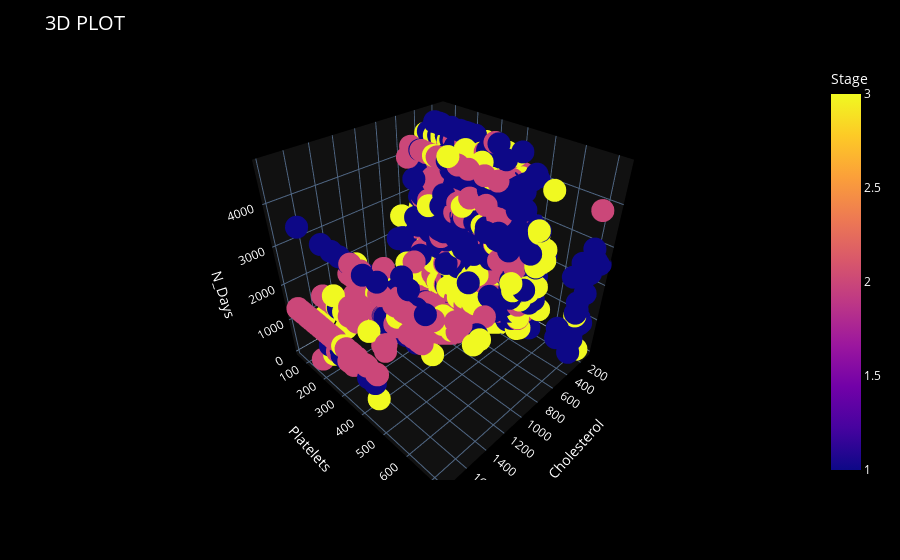

Notebook source saved alongside this figure:
### Code cell
import plotly.express as px

# Create a 3D scatter plot with a black background
ax = px.scatter_3d(
    ds,
    x="Cholesterol",
    y="Platelets",
    z="N_Days",
    template="plotly_dark",  # Use dark template
    color="Stage"
)

# Update the layout for a black background
ax.update_layout(
    title='3D PLOT',
    title_font=dict(size=20, color='white'),
    plot_bgcolor='black',  # Background color of the plot
    paper_bgcolor='black',  # Background color of the entire figure
    font=dict(color='white'),  # Change font color to white
    
)

# Show the plot
ax.show()

### Figure 1 — Plotly figure (JSON) as saved in the notebook; plotly's stock layout.template omitted (floating-point values rounded to 4 significant figures; data arrays with more than 128 entries replaced by an {"elided": "..."} marker saying what was removed)
{"data": [{"hovertemplate": "Cholesterol=%{x}<br>Platelets=%{y}<br>N_Days=%{z}<br>Stage=%{marker.color}<extra></extra>", "legendgroup": "", "marker": {"color": {"elided": "25000 int values"}, "coloraxis": "coloraxis", "symbol": "circle"}, "mode": "markers", "name": "", "scene": "scene", "showlegend": false, "type": "scatter3d", "x": {"elided": "25000 float values"}, "y": {"elided": "25000 float values"}, "z": {"elided": "25000 int values"}}], "layout": {"coloraxis": {"colorbar": {"title": {"text": "Stage"}}, "colorscale": [[0, "#0d0887"], [0.1111, "#46039f"], [0.2222, "#7201a8"], [0.3333, "#9c179e"], [0.4444, "#bd3786"], [0.5556, "#d8576b"], [0.6667, "#ed7953"], [0.7778, "#fb9f3a"], [0.8889, "#fdca26"], [1, "#f0f921"]]}, "font": {"color": "white"}, "legend": {"tracegroupgap": 0}, "margin": {"t": 60}, "paper_bgcolor": "black", "plot_bgcolor": "black", "scene": {"domain": {"x": [0, 1], "y": [0, 1]}, "xaxis": {"title": {"text": "Cholesterol"}}, "yaxis": {"title": {"text": "Platelets"}}, "zaxis": {"title": {"text": "N_Days"}}}, "title": {"font": {"color": "white", "size": 20}, "text": "3D PLOT"}}}
